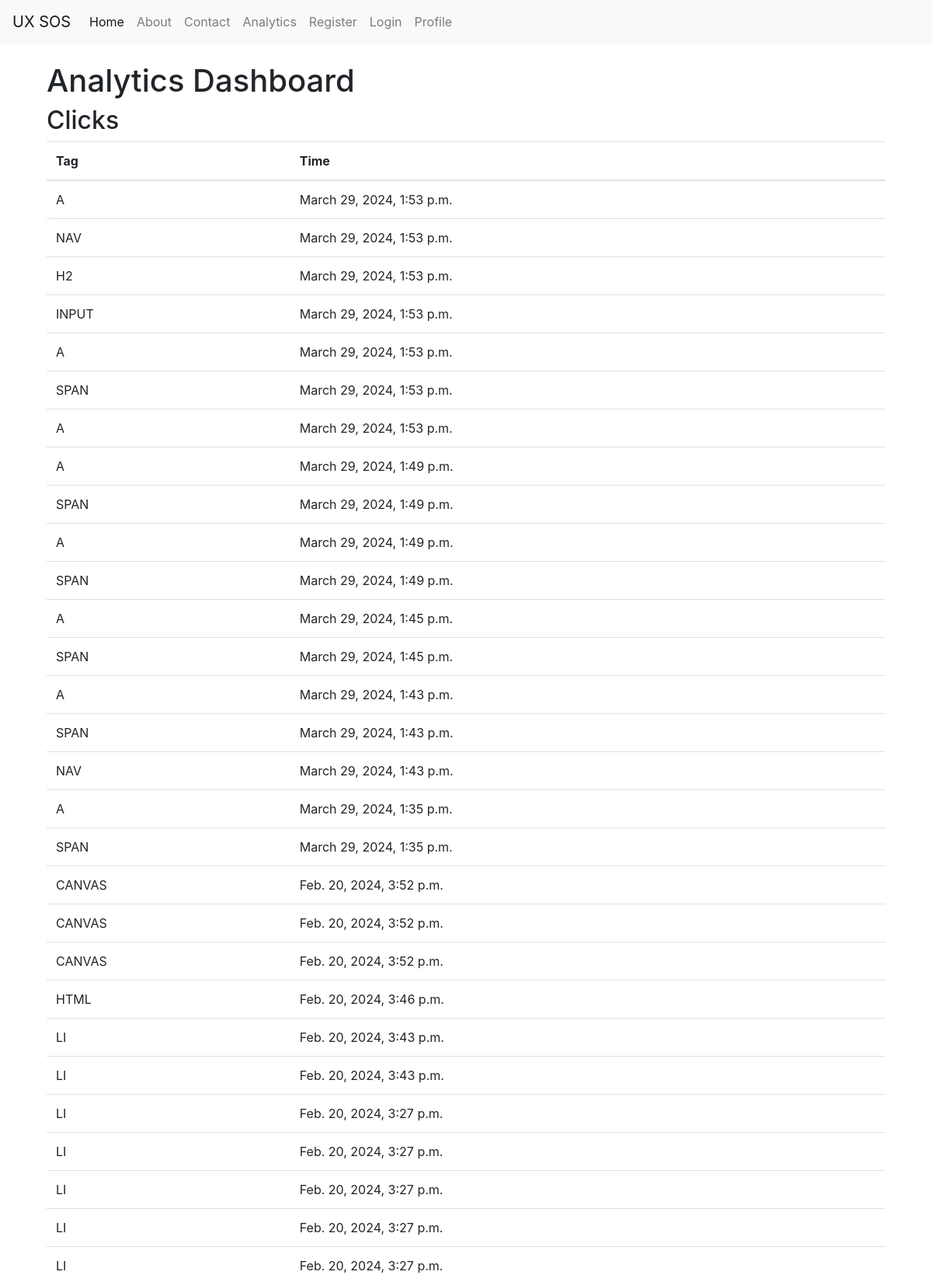
The page /analytics/ (upper part) on the database its author committed.
### analytics/models.py (models this page shows)
class Click(models.Model):
    tag_name = models.CharField(max_length=100)
    created_at = models.DateTimeField(auto_now_add=True)

### analytics/views.py (the view)
# urls.py: path('analytics/', views.analytics, name='analytics'),
def analytics(request):
    clicks = Click.objects.all().order_by('-created_at')[:100]
    scrolls = Scroll.objects.all().order_by('-created_at')[:100]
    time_spent_records = TimeSpent.objects.all().order_by('-created_at')[:100]
    context = {
        'clicks': clicks,
        'scrolls': scrolls,
        'time_spent_records': time_spent_records,
    }
    return render(request, 'analytics/analytics.html', context)

### analytics/templates/analytics/analytics.html (shortened to what this page needs)
{% extends 'base.html' %}
{% block content %}
<div class="container">
    <h1>Analytics Dashboard</h1>
    <h2>Clicks</h2>
    <table class="table">
        <thead>
            <tr>
                <th>Tag</th>
                <th>Time</th>
            </tr>
        </thead>
        <tbody>
            {% for click in clicks %}
            <tr>
                <td>{{ click.tag_name }}</td>
                <td>{{ click.created_at }}</td>
            </tr>
            {% endfor %}
        </tbody>
    </table>
</div>
{% endblock %}

### templates/base.html (shortened to what this page needs)
<!DOCTYPE html>
<html lang="en">
<head>
    <link href="https://stackpath.bootstrapcdn.com/bootstrap/4.5.2/css/bootstrap.min.css" rel="stylesheet">
</head>
<body>
    <nav class="navbar navbar-expand-lg navbar-light bg-light">
        <a class="navbar-brand" href="/">UX SOS</a>
        <div class="collapse navbar-collapse" id="navbarNav">
            <ul class="navbar-nav">
                <li class="nav-item active">
                    <a class="nav-link" href="/">Home</a>
                </li>
                <li class="nav-item">
                    <a class="nav-link" href="/about/">About</a>
                </li>
                <li class="nav-item">
                    <a class="nav-link" href="/contact/">Contact</a>
                </li>
                <li class="nav-item">
                    <a class="nav-link" href="/analytics/">Analytics</a>
                </li>
                <li class="nav-item">
                    <a class="nav-link" href="/register/">Register</a>
                </li>
                <li class="nav-item">
                    <a class="nav-link" href="/login/">Login</a>
                </li>
                <li class="nav-item">
                    <a class="nav-link" href="/profile/">Profile</a>
                </li>
            </ul>
        </div>
    </nav>
    <div class="content container mt-4">
        {% block content %}
        {% endblock %}
    </div>
</body>
</html>

### rows shown on the page
Click: tag_name "A", created_at "March 29, 2024, 1:53 p.m."
Click: tag_name "NAV", created_at "March 29, 2024, 1:53 p.m."
Click: tag_name "H2", created_at "March 29, 2024, 1:53 p.m."
Click: tag_name "INPUT", created_at "March 29, 2024, 1:53 p.m."
Click: tag_name "A", created_at "March 29, 2024, 1:53 p.m."
Click: tag_name "SPAN", created_at "March 29, 2024, 1:53 p.m."
Click: tag_name "A", created_at "March 29, 2024, 1:53 p.m."
Click: tag_name "A", created_at "March 29, 2024, 1:49 p.m."
Click: tag_name "SPAN", created_at "March 29, 2024, 1:49 p.m."
Click: tag_name "A", created_at "March 29, 2024, 1:49 p.m."
Click: tag_name "SPAN", created_at "March 29, 2024, 1:49 p.m."
Click: tag_name "A", created_at "March 29, 2024, 1:45 p.m."
Click: tag_name "SPAN", created_at "March 29, 2024, 1:45 p.m."
Click: tag_name "A", created_at "March 29, 2024, 1:43 p.m."
Click: tag_name "SPAN", created_at "March 29, 2024, 1:43 p.m."
Click: tag_name "NAV", created_at "March 29, 2024, 1:43 p.m."
Click: tag_name "A", created_at "March 29, 2024, 1:35 p.m."
Click: tag_name "SPAN", created_at "March 29, 2024, 1:35 p.m."
Click: tag_name "CANVAS", created_at "Feb. 20, 2024, 3:52 p.m."
Click: tag_name "CANVAS", created_at "Feb. 20, 2024, 3:52 p.m."
Click: tag_name "CANVAS", created_at "Feb. 20, 2024, 3:52 p.m."
Click: tag_name "HTML", created_at "Feb. 20, 2024, 3:46 p.m."
Click: tag_name "LI", created_at "Feb. 20, 2024, 3:43 p.m."
Click: tag_name "LI", created_at "Feb. 20, 2024, 3:43 p.m."
Click: tag_name "LI", created_at "Feb. 20, 2024, 3:27 p.m."
Click: tag_name "LI", created_at "Feb. 20, 2024, 3:27 p.m."
Click: tag_name "LI", created_at "Feb. 20, 2024, 3:27 p.m."
Click: tag_name "LI", created_at "Feb. 20, 2024, 3:27 p.m."
Click: tag_name "LI", created_at "Feb. 20, 2024, 3:27 p.m."
